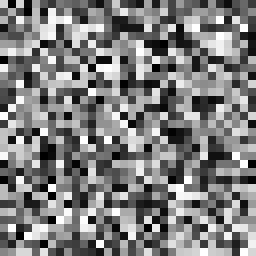
%> input picture randomImage32.bmp, 32 x 32 px (shown 8 times larger)
$ octave verifycode3by3.m   (GNU Octave 9; MATLAB toolbox functions it lacks are replaced by stand-ins)
%> lines starting %> are read from the running program, lines starting %| are printed output that depends on the picture

input_1=imread('H:\picture\face\randomImage32.bmp');
%> input_1 is the input picture: size 32x32x3 uint8; min 0, max 255, mean 125.4
input=double(input_1(:,:,1));
%%%%%%%%%%%%%%%%%%%

% creat result matrix
result = rand(64,64);
w=64 ;  % result width

%%%%%%%%%%%%%%%%%%%

for i=1:1:w
        if i==1
                for j=1:1:w
                    if j==1
                            result(i,j)=pe1(input(1,1));
                    elseif j==w
                            result(i,j)=pe2(input(1,j/2),0);
                    elseif j>1 && mod(j,2)==0
                            result(i,j)=pe2(input(1,j/2),input(1,j/2+1));
                    elseif j>1 && mod(j,2)==1
                            result(i,j)=pe1(input(1,(j+1)/2));
                    end
                end
        elseif i==w
                for j=1:1:w
                    if j==1
                            result(i,j)=pe3(input(i/2,1),0);
                    elseif j==w
                            result(i,j)=pe4(input(i/2,j/2),0,0,0);
                    elseif j>1 && mod(j,2)==0
                            result(i,j)=pe4(input(i/2,j/2),input(i/2,j/2+1),0,0);
                    elseif j>1 && mod(j,2)==1
                            result(i,j)=pe3(input(i/2,(j+1)/2),0);
                    end
                end
        elseif i>1 && mod(i,2)==0
                for j=1:1:w
                    if j==1
                            result(i,j)=pe3(input(i/2,1),input(i/2+1,1));
                    elseif j==w
                            result(i,j)=pe4(input(i/2,j/2),0,input(i/2+1,j/2),0);
                    elseif j>1 && mod(j,2)==0
                            result(i,j)=pe4(input(i/2,j/2),input(i/2,j/2+1),input(i/2+1,j/2),input(i/2+1,j/2+1));
                    elseif j>1 && mod(j,2)==1
                            result(i,j)=pe3(input(i/2,(j+1)/2),input(i/2+1,(j+1)/2));
                    end
                end
         elseif i>1 && mod(i,2)==1
                for j=1:1:w
                    if j==1
                            result(i,j)=pe1(input((i+1)/2,1));
                    elseif j==w
                            result(i,j)=pe2(input((1+i)/2,j/2),0);
                    elseif j>1 && mod(j,2)==0
                            result(i,j)=pe2(input((1+i)/2,j/2),input((1+i)/2,j/2+1));
                    elseif j>1 && mod(j,2)==1
                            result(i,j)=pe1(input((1+i)/2,(j+1)/2));
                    end
                end
        end
end
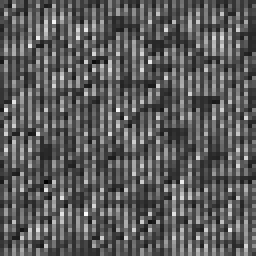
%> result: size 64x64 double (shown 4 times larger); min -126332, max 721657, mean 175220.5; drawn with min black and max white


%%%%%%%%%%%%%%%%%%%  extend image
ectend_im=rand(66,66);
i_src=1;
j_src=1;
for j=1:66
   for i=1:66
       ectend_im(i,j)=0;
   end
end
for j=2:2:65 %64-65 128-129 256-257

   for i=2:2:65
       ectend_im(i,j)=input(i_src,j_src);
       i_src=i_src+1;

   end
   j_src=j_src+1;
   i_src=1;
end
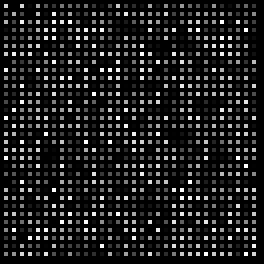
%> ectend_im: size 66x66 double (shown 4 times larger); min 0, max 255, mean 29.5
%> after the loop, j_src = 33


%%%%%%%%%%%%%%%%%%%%
k3_1=[-0.3081858 -0.10534405 0.64513654;
          0.60798633 0.31159636  0.3837524;
          0.7219356 0.377903 0.13250548];

k3_2=[-0.64444816 -0.06277101 0.17268254;
          -0.4636364 -0.14195922  0.13072383;
          -0.53896284 -0.49845114 -0.29156035];

k3_3=[-0.3081858 -0.10534405 0.64513654;
          0.60798633 0.31159636  0.3837524;
          0.7219356 0.377903 0.13250548];


k3_4 =[0.16091657 -0.51409566 0.193108;
          -0.53862643 0.16649093  -0.09471586;
          0.119229 -0.22878562 0.19257468];

%%%%%%%%%%%%%%%%%%%%
pic_dst_0=conv2(ectend_im,k3_1,'valid');

F_result=(result)/2048;
compare=pic_dst_0-F_result;
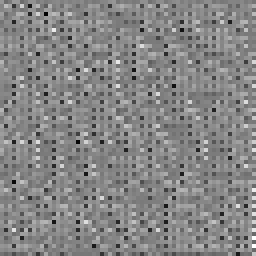
%> compare: size 64x64 double (shown 4 times larger); min -0.0632, max 0.0689, mean 0.00626; drawn with min black and max white
b1=reshape(compare,1,4096);
%> b1 = 4096 values, max 0.0689 at index 4094, min -0.0632 at index 708, mean 0.00626
MSE_1 = sum(sum((b1).^2))/(4096);
%> MSE_1 = 0.000241
RMSe1 = sqrt(MSE_1);
%> RMSe1 = 0.0155
PSNR_1 = psnr(pic_dst_0,F_result,511);
%> PSNR_1 = 90.35
%%%%%%%%%%%%%%%%%%%%


%%%%four PE %%%%
function result1 = pe1(din1)
% 12-bit kernel value
    k3=[271, 774, 1479;
        786, 638, 1245;
        1321, -216, -631];
    result1 = k3(2,2)*din1;%k5
end

function result2 = pe2(din1,din2)
% 12-bit kernel value
    k3=[271, 774, 1479;
        786, 638, 1245;
        1321, -216, -631];
    result2 = k3(2,1)*din1+k3(2,3)*din2;%  k4  k6
end

function result3 = pe3(din1,din2)
% 12-bit kernel value
    k3=[271, 774, 1479;
        786, 638, 1245;
        1321, -216, -631];
    result3 = k3(1,2)*din1+k3(3,2)*din2;% k2  k8
end


function result4 = pe4(din1,din2,din3,din4)
% 12-bit kernel value
    k3=[271, 774, 1479;
        786, 638, 1245;
        1321, -216, -631];
    result4 = k3(1,1)*din1+k3(1,3)*din2+k3(3,1)*din3+k3(3,3)*din4;% k1  k3   k7  k9
end

$ run again, with randomImage128.bmp copied over randomImage32.bmp
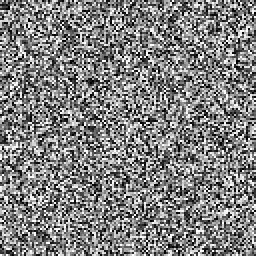
%> input picture randomImage128.bmp, 128 x 128 px (shown 2 times larger)
%> input_1 is the input picture: size 128x128x3 uint8; min 0, max 255, mean 128.2
%> after the loop `for j=2:2:65`:
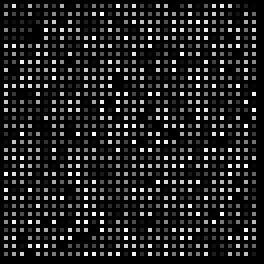
%> ectend_im: size 66x66 double (shown 4 times larger); min 0, max 255, mean 30.9
%> after the loop `for j=2:2:65`: j_src = 33
%> `compare=pic_dst_0-F_result;`:
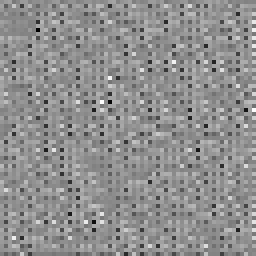
%> compare: size 64x64 double (shown 4 times larger); min -0.0748, max 0.0692, mean 0.00653; drawn with min black and max white
%> b1 = 4096 values, max 0.0692 at index 1626, min -0.0748 at index 584, mean 0.00653
%> MSE_1 = 0.000268
%> RMSe1 = 0.0164
%> PSNR_1 = 89.88

$ run again, with randomImage64.bmp copied over randomImage32.bmp
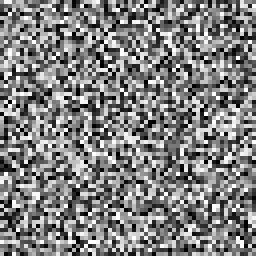
%> input picture randomImage64.bmp, 64 x 64 px (shown 4 times larger)
%> input_1 is the input picture: size 64x64x3 uint8; min 0, max 255, mean 127.7
%> after the loop `for j=2:2:65`:
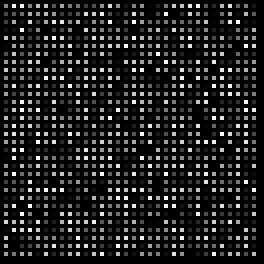
%> ectend_im: size 66x66 double (shown 4 times larger); min 0, max 255, mean 30.4
%> after the loop `for j=2:2:65`: j_src = 33
%> `compare=pic_dst_0-F_result;`:
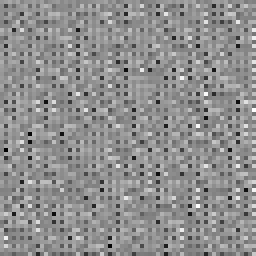
%> compare: size 64x64 double (shown 4 times larger); min -0.0647, max 0.0614, mean 0.00637; drawn with min black and max white
%> b1 = 4096 values, max 0.0614 at index 3188, min -0.0647 at index 102, mean 0.00637
%> MSE_1 = 0.000259
%> RMSe1 = 0.0161
%> PSNR_1 = 90.03
